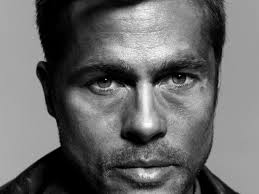
%> input picture ivp lab/iivp-lab-2017/iivp-lab-2017/Lab6 Adv/face.jpg, 259 x 194 px
$ octave q1.m   (GNU Octave 9; MATLAB toolbox functions it lacks are replaced by stand-ins)
%> lines starting %> are read from the running program, lines starting %| are printed output that depends on the picture; in (x1, y1, x2, y2) boxes, pixels count from 0 and x2, y2 are one past the last pixel; in counts of white or black regions, pixels touching at a corner belong together; the program's own positions count from 1
clear;
img = imread('face.jpg');
%> img is the input picture: size 194x259x3 uint8; min 0, max 254, mean 106.3
img = rgb2gray(img);
%> img: size 194x259 uint8
hold on;
subplot(3, 3, 1), subimage(img), title('Original');

[m n] = size(img);
%> m = 194; n = 259

imgM = zeros(m,n);
imgL = zeros(m,n);

counterM = zeros(256);
counterL = zeros(256);

for i = 1:m
    for j = 1:n
        if img(i,j) > 127
            imgM(i,j) = 255;
            counterM(256) = counterM(256)+1;
        else
            imgM(i,j) = 0;
            counterM(1) = counterM(1)+1;
        end
    end
end
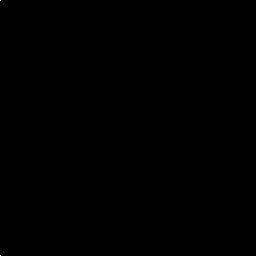
%> counterM: size 256x256 double; min 0, max 25132, mean 0.8; drawn with min black and max white
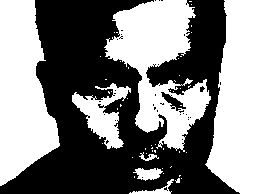
%> imgM: size 194x259 double; 50% white; 50 white regions (43 under 20 px), largest, box (x1, y1, x2, y2) and area: (205, 0, 259, 194) 7690, (104, 0, 211, 152) 7658, (0, 0, 60, 186) 7584
subplot(3, 3, 2), subimage(imgM), title('MSB');
subplot(3, 3, 3), bar([0:255], counterM), title('MSB Histogram');

for i = 1:m
    for j = 1:n
        if (mod(img(i,j),2) == 0 )
            imgL(i,j) = 0;
            counterL(1) = counterM(1)+1;
        else
            imgL(i,j) = 255;
            counterL(256) = counterM(256)+1;
        end
    end
end
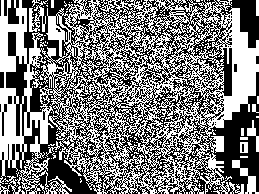
%> imgL: size 194x259 double; 48.9% white; 151 white regions (140 under 20 px), largest, box (x1, y1, x2, y2) and area: (0, 0, 259, 194) 23201, (232, 160, 259, 194) 284, (29, 0, 48, 32) 275
subplot(3, 3, 4), subimage(imgL), title('LSB');
subplot(3, 3, 5),  bar([0:255], counterL), title('LSB Histogram');
%> after `title('LSB Histogram')`:
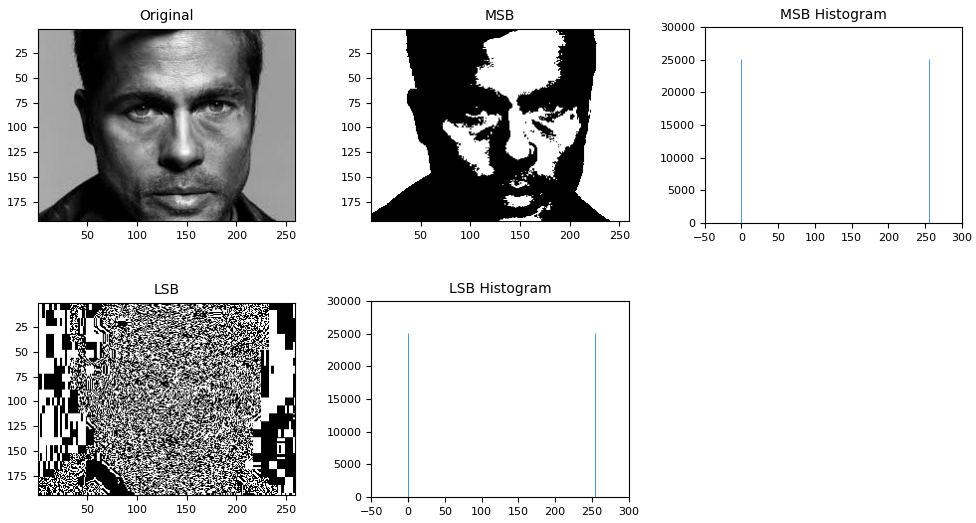
%> figure redrawn from the program's plot data, 5 panels
